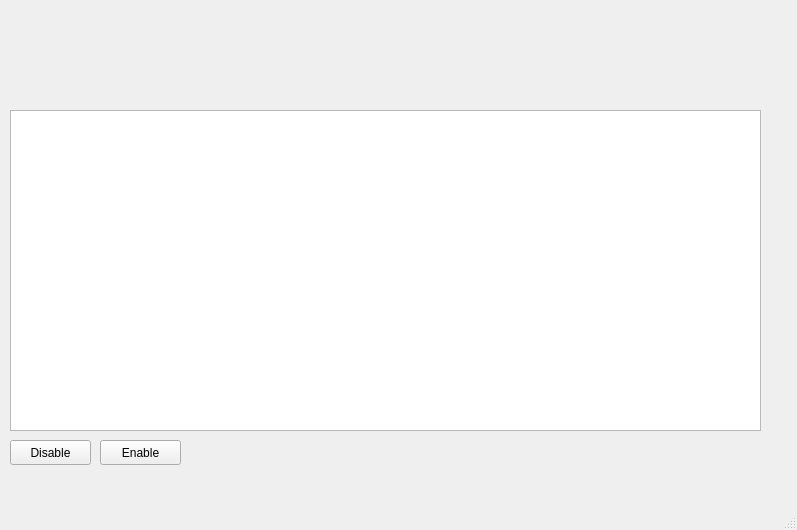
<?xml version="1.0" encoding="UTF-8"?>
<ui version="4.0">
 <class>MainWindow</class>
 <widget class="QMainWindow" name="MainWindow">
  <property name="geometry">
   <rect>
    <x>0</x>
    <y>0</y>
    <width>797</width>
    <height>530</height>
   </rect>
  </property>
  <property name="windowTitle">
   <string>MainWindow</string>
  </property>
  <widget class="QWidget" name="centralwidget">
   <widget class="QListView" name="listView">
    <property name="geometry">
     <rect>
      <x>10</x>
      <y>110</y>
      <width>751</width>
      <height>321</height>
     </rect>
    </property>
   </widget>
   <widget class="QPushButton" name="inhibitButton">
    <property name="geometry">
     <rect>
      <x>10</x>
      <y>440</y>
      <width>81</width>
      <height>25</height>
     </rect>
    </property>
    <property name="text">
     <string>Disable</string>
    </property>
   </widget>
   <widget class="QPushButton" name="uninhibitButton">
    <property name="geometry">
     <rect>
      <x>100</x>
      <y>440</y>
      <width>81</width>
      <height>25</height>
     </rect>
    </property>
    <property name="text">
     <string>Enable</string>
    </property>
   </widget>
  </widget>
  <widget class="QMenuBar" name="menubar">
   <property name="geometry">
    <rect>
     <x>0</x>
     <y>0</y>
     <width>797</width>
     <height>22</height>
    </rect>
   </property>
  </widget>
  <widget class="QStatusBar" name="statusbar"/>
 </widget>
 <resources/>
 <connections/>
</ui>
